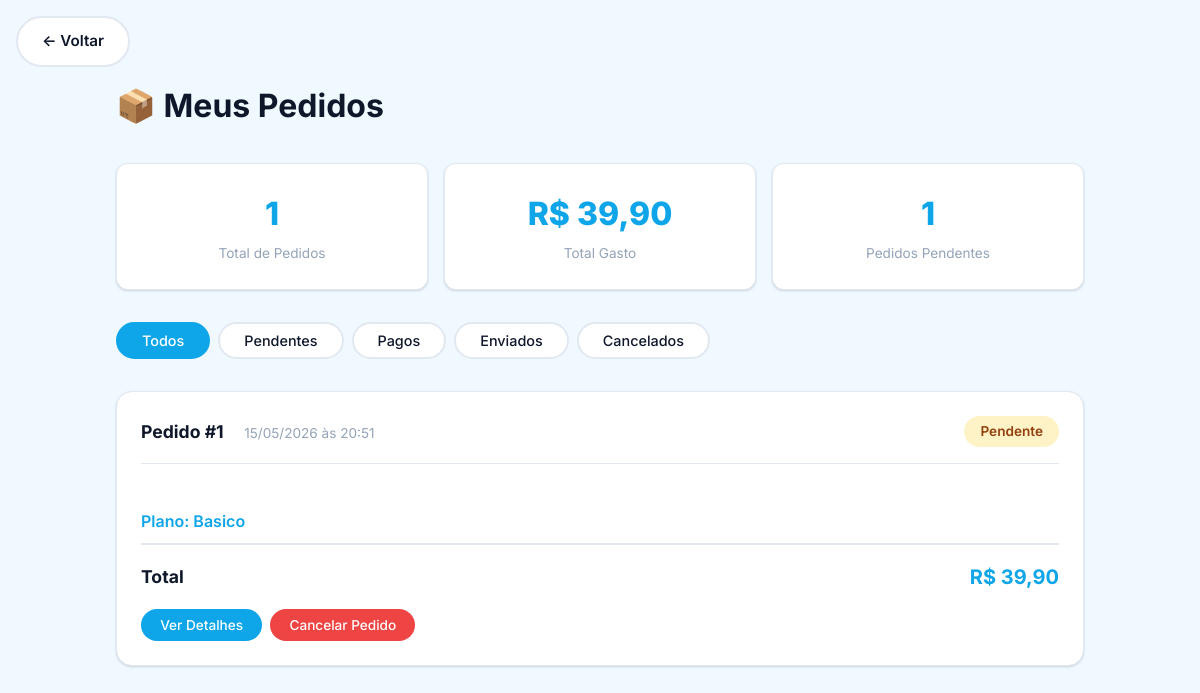
Page /pedidos.php (signed in) on the committed database.
### tables this page shows
CREATE TABLE `pedido` (
  `id` int(11) NOT NULL,
  `usuario_id` int(11) DEFAULT NULL,
  `data_pedido` timestamp NOT NULL DEFAULT current_timestamp(),
  `total` decimal(10,2) DEFAULT 0.00,
  `status` enum('pendente','pago','cancelado','enviado') DEFAULT 'pendente',
  `plano` enum('basico','premium','empresarial') DEFAULT 'basico'
);

### php/functions.php (called while the page is built, shortened)
<?php
require_once 'config.php';
function getPedidosUsuario($usuario_id) {
    global $pdo;
    $stmt = $pdo->prepare("
        SELECT p.*,
               (SELECT GROUP_CONCAT(CONCAT(pr.nome, ' (', i.quantidade, 'x)') SEPARATOR ', ')
                FROM item i
                JOIN produto pr ON i.produto_id = pr.id
                WHERE i.pedido_id = p.id) as produtos
        FROM pedido p
        WHERE p.usuario_id = ?
        ORDER BY p.data_pedido DESC
    ");
    $stmt->execute([$usuario_id]);
    return $stmt->fetchAll(PDO::FETCH_ASSOC);
}
?>

### pedidos.php (the view, shortened to what this page needs)
<?php
require_once 'php/config.php';
require_once 'php/functions.php';
$usuario_id = $_SESSION['usuario_id'];
$pedidos = getPedidosUsuario($usuario_id);
$tema = $_SESSION['tema'] ?? 'light';
?>
<!DOCTYPE html>
<html lang="pt-BR" data-theme="<?php echo $tema; ?>">
<head>
    <link rel="stylesheet" href="css/style.css">
    <link rel="stylesheet" href="css/pedidos.css">
</head>
<body>
    <a href="minha-conta.php" class="back-btn" style="position: fixed; top: 1rem; left: 1rem; z-index: 100;">
        ← Voltar
    </a>
    <div class="pedidos-container" style="margin-top: 4rem;">
        <div class="pedidos-header">
            <h1>📦 Meus Pedidos</h1>
        </div>
        <div class="pedidos-stats">
            <div class="stat-mini">
                <div class="number"><?php echo count($pedidos); ?></div>
                <div class="label">Total de Pedidos</div>
            </div>
            <div class="stat-mini">
                <div class="number">
                    R$ <?php
                        $total_gasto = array_sum(array_column($pedidos, 'total'));
                        echo number_format($total_gasto, 2, ',', '.');
                    ?>
                </div>
                <div class="label">Total Gasto</div>
            </div>
            <div class="stat-mini">
                <div class="number">
                    <?php
                        $pendentes = count(array_filter($pedidos, function($p) {
                            return $p['status'] === 'pendente';
                        }));
                        echo $pendentes;
                    ?>
                </div>
                <div class="label">Pedidos Pendentes</div>
            </div>
        </div>
        <?php if (empty($pedidos)): ?>
            <div class="empty-state">
                <div class="icon">📦</div>
                <h2>Nenhum pedido encontrado</h2>
                <p>Você ainda não realizou nenhuma compra. Que tal começar agora?</p>
                <a href="index.php" class="btn-plano" style="display: inline-block; text-decoration: none;">
                    Ver Planos
                </a>
            </div>
        <?php else: ?>
            <div class="filtros">
                <button class="filtro-btn active" onclick="filtrarPedidos('todos')">Todos</button>
                <button class="filtro-btn" onclick="filtrarPedidos('pendente')">Pendentes</button>
                <button class="filtro-btn" onclick="filtrarPedidos('pago')">Pagos</button>
                <button class="filtro-btn" onclick="filtrarPedidos('enviado')">Enviados</button>
                <button class="filtro-btn" onclick="filtrarPedidos('cancelado')">Cancelados</button>
            </div>
            <?php foreach ($pedidos as $pedido): ?>
            <div class="pedido-card" data-status="<?php echo $pedido['status']; ?>">
                <div class="pedido-card-header">
                    <div>
                        <span class="pedido-id">Pedido #<?php echo $pedido['id']; ?></span>
                        <span class="pedido-data" style="margin-left: 1rem;">
                            <?php echo date('d/m/Y à\s H:i', strtotime($pedido['data_pedido'])); ?>
                        </span>
                    </div>
                    <span class="status-badge status-<?php echo $pedido['status']; ?>">
                        <?php echo ucfirst($pedido['status']); ?>
                    </span>
                </div>
                <div class="pedido-produtos">
                    <?php
                        $produtos_lista = explode(',', $pedido['produtos']);
                        foreach ($produtos_lista as $produto):
                    ?>
                        <div class="pedido-produto-item">
                        </div>
                    <?php endforeach; ?>
                </div>
                <?php if (!empty($pedido['plano'])): ?>
                    <div style="color: var(--primary); font-weight: 600; margin-bottom: 0.5rem;">
                        Plano: <?php echo ucfirst($pedido['plano']); ?>
                    </div>
                <?php endif; ?>
                <div class="pedido-total">
                    <span>Total</span>
                    <span class="valor">R$ <?php echo number_format($pedido['total'], 2, ',', '.'); ?></span>
                </div>
                <div class="pedido-acoes">
                    <button class="btn-detalhes" onclick="verDetalhes(<?php echo $pedido['id']; ?>)">
                        Ver Detalhes
                    </button>
                    <?php if ($pedido['status'] === 'pendente'): ?>
                        <button class="btn-detalhes" style="background: var(--danger);"
                                onclick="if(confirm('Deseja cancelar este pedido?')) cancelarPedido(<?php echo $pedido['id']; ?>)">
                            Cancelar Pedido
                        </button>
                    <?php endif; ?>
                </div>
            </div>
            <?php endforeach; ?>
        <?php endif; ?>
    </div>
</body>
</html>

### css/style.css (style rules this page uses)
:root { --primary: #0ea5e9; --primary-light: #38bdf8; --primary-dark: #0284c7; --secondary: #06b6d4; --accent: #22d3ee; --success: #10b981; --success-light: #d1fae5; --warning: #f59e0b; --warning-light: #fef3c7; --danger: #ef4444; --danger-light: #fee2e2; --info: #3b82f6; --info-light: #dbeafe; --bg-primary: #f0f9ff; --bg-secondary: #ffffff; --bg-tertiary: #f8fafc; --bg-hover: #e0f2fe; --text-primary: #0f172a; --text-secondary: #334155; --text-tertiary: #64748b; --text-muted: #94a3b8; --border-color: #e2e8f0; --border-light: #f1f5f9; --shadow-sm: 0 1px 2px rgba(0, 0, 0, 0.05); --shadow: 0 1px 3px rgba(0, 0, 0, 0.1), 0 1px 2px rgba(0, 0, 0, 0.06); --shadow-md: 0 4px 6px rgba(0, 0, 0, 0.07), 0 2px 4px rgba(0, 0, 0, 0.06); --shadow-lg: 0 10px 15px rgba(0, 0, 0, 0.1), 0 4px 6px rgba(0, 0, 0, 0.05); --shadow-xl: 0 20px 25px rgba(0, 0, 0, 0.1), 0 10px 10px rgba(0, 0, 0, 0.04); --radius-sm: 8px; --radius: 12px; --radius-lg: 16px; --radius-xl: 24px; --radius-full: 9999px; --transition: all 0.3s cubic-bezier(0.4, 0, 0.2, 1); --transition-fast: all 0.15s ease; --transition-slow: all 0.5s cubic-bezier(0.4, 0, 0.2, 1); }
* { margin: 0; padding: 0; box-sizing: border-box; }
html { scroll-behavior: smooth; }
body { font-family: 'Inter', -apple-system, BlinkMacSystemFont, 'Segoe UI', sans-serif; background: var(--bg-primary); color: var(--text-primary); line-height: 1.6; overflow-x: hidden; transition: background 0.3s ease, color 0.3s ease; min-height: 100vh; }
a { color: inherit; text-decoration: none; }
button { cursor: pointer; font-family: inherit; }
.back-btn { display: inline-flex; align-items: center; gap: 0.5rem; padding: 0.7rem 1.5rem; background: var(--bg-secondary); border: 2px solid var(--border-color); border-radius: var(--radius-full); color: var(--text-primary); font-weight: 600; cursor: pointer; transition: var(--transition); text-decoration: none; font-size: 0.95rem; }

### rows in the picture
pedido: status "1", id "1", data_pedido "15/05/2026 às 20:51", status "Pendente", plano "Basico", total "39,90"

### other values in the picture
count($pedidos) "1"
$total_gasto "39,90"
